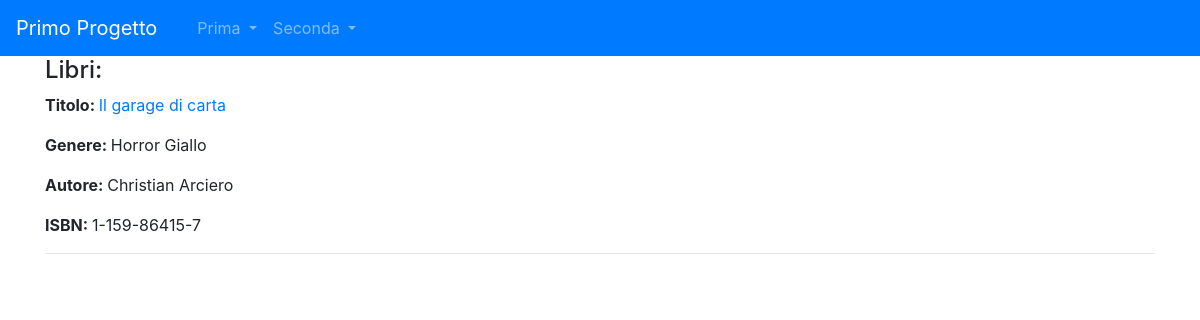
The app's page /libreria/lista_libri/, older data.
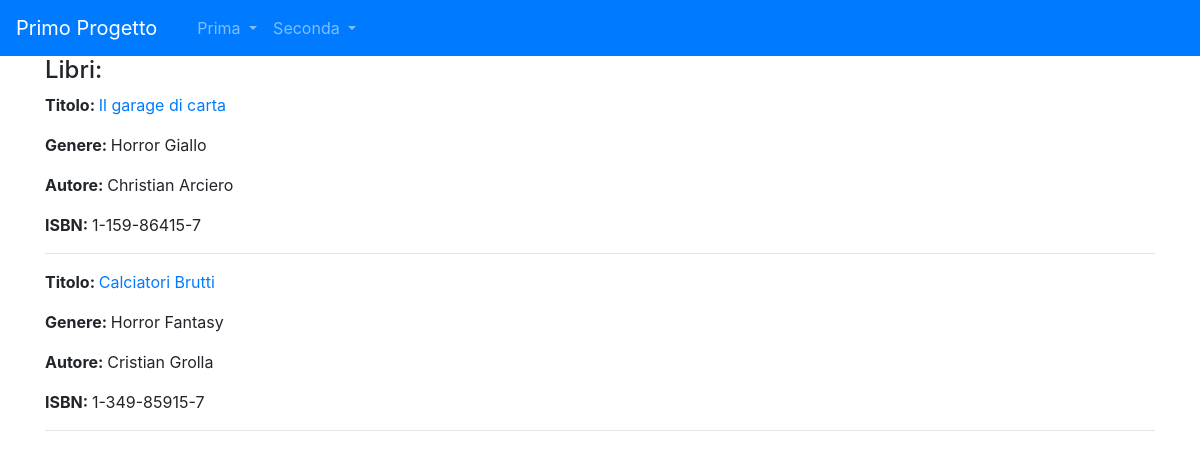
The same page, newer data.
### libreria/models.py (models this page shows, shortened)
class Libro(models.Model):
    titolo=models.CharField(max_length=100)
    autore=models.ForeignKey(Autore, on_delete=models.CASCADE, related_name="libri")
    genere=models.ManyToManyField(Genere)
    ISBN=models.CharField(max_length=15)
    class Meta:
        verbose_name = "Libro"
        verbose_name_plural = "Libri"

class Genere(models.Model):
    nome=models.CharField(max_length=20)
    def __str__(self):
        return self.nome
    class Meta:
        verbose_name = "Genere"
        verbose_name_plural = "Generi"

class Autore(models.Model):
    nome=models.CharField(max_length=20)
    cognome=models.CharField(max_length=20)
    def __str__(self):
        return self.nome+" "+self.cognome
    class Meta:
        verbose_name = "Autore"
        verbose_name_plural = "Autori"

### libreria/views.py (the view)
# urls.py: path("lista_libri/", LibroListView.as_view(), name="lista_libri"),
class LibroListView(ListView):
    model = Libro
    template_name = "lista_libri.html"
    def get_context_data(self, **kwargs):
        context = super().get_context_data(**kwargs)
        context["libri"] = Libro.objects.all()
        return context

### libreria/templates/lista_libri.html (shortened to what this page needs)
{% extends 'base.html'%}
{%block content%}
    <h4>Libri:</h4>
    {% for libro in libri %}
    <p><strong>Titolo: </strong><a href ="/libreria/lista_libri/{{ libro.id }}">{{ libro.titolo }}</a></p>
    <p><strong>Genere: </strong>{% for genere in libro.genere.all %}{{ genere }} {% endfor %}</p>
    <p><strong>Autore: </strong>{{ libro.autore }}</p>
    <p><strong>ISBN: </strong>{{ libro.ISBN }}</p>
    <hr>
    {% endfor %}
{%endblock content%}

Row changes from the older to the newer data that the page shows:
added Libro: titolo "Calciatori Brutti", autore "Cristian Grolla", ISBN "1-349-85915-7", Genere (nome "Horror")
now on this page (row unchanged): Genere: nome "Fantasy", shown under "Calciatori Brutti"
